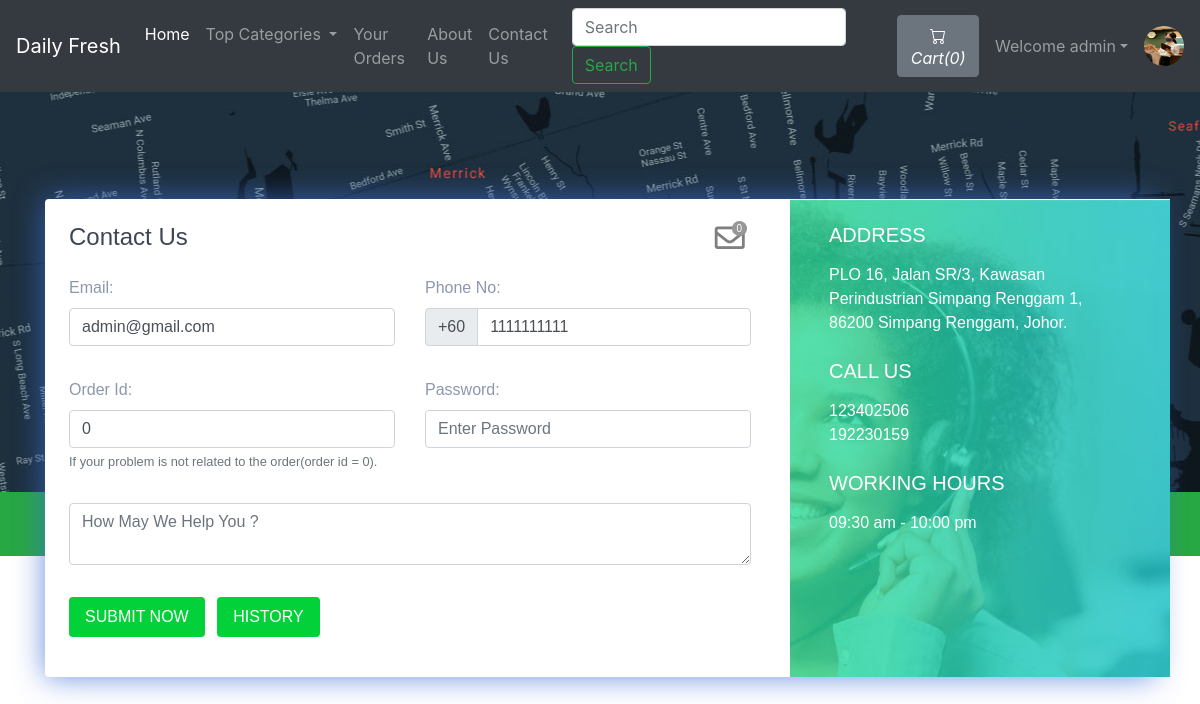
The app's page /contact.php (signed in) with its own data.
### tables this page shows
CREATE TABLE `sitedetail` (
  `tempId` int(11) NOT NULL,
  `systemName` varchar(21) NOT NULL,
  `email` varchar(35) NOT NULL,
  `contact1` bigint(21) NOT NULL,
  `contact2` bigint(21) DEFAULT NULL COMMENT 'Optional',
  `address` text NOT NULL,
  `dateTime` datetime NOT NULL DEFAULT current_timestamp()
);

CREATE TABLE `users` (
  `id` int(21) NOT NULL,
  `username` varchar(21) NOT NULL,
  `firstName` varchar(21) NOT NULL,
  `lastName` varchar(21) NOT NULL,
  `email` varchar(35) NOT NULL,
  `phone` bigint(20) NOT NULL,
  `userType` enum('0','1','2') NOT NULL DEFAULT '0' COMMENT '0=user1=admin2=staff',
  `password` varchar(255) NOT NULL,
  `verify_token` varchar(255) NOT NULL,
  `verify_status` tinyint(2) NOT NULL DEFAULT 0 COMMENT '0=no, 1=yes',
  `expDate` datetime DEFAULT NULL,
  `joinDate` datetime NOT NULL DEFAULT current_timestamp()
);

### contact.php (the view, shortened to what this page needs)
<!doctype html>
<html lang="en">
  <head>
    <link rel="stylesheet" href="https://stackpath.bootstrapcdn.com/bootstrap/4.5.0/css/bootstrap.min.css">
    <link rel="stylesheet" href="https://use.fontawesome.com/releases/v5.8.2/css/all.css">
  </head>
  <body>
  <?php include 'partials/_dbconnect.php';?>
  <?php include 'partials/_nav.php';?>
      <div class="contact2" style="background-image:url(img/map.jpg);height: 400px;" id="contact">
        <div class="container">
          <div class="row contact-container">
            <div class="col-lg-12">
              <div class="card card-shadow border-0 mb-4">
                <div class="row">
                  <div class="col-lg-8">
                    <div class="contact-box p-4">
                      <div class="row">
                        <div class="col-lg-8">
                          <h4 class="title">Contact Us</h4>
                        </div>
                        <?php if($loggedin){ ?>
                          <div class="col-lg-4">
                            <div class="icon-badge-container mx-1" style="padding-left: 167px;">
                              <a href="#" data-toggle="modal" data-target="#adminReply"><i class="far fa-envelope icon-badge-icon"></i></a>
                              <div class="icon-badge"><b><span id="totalMessage">0</span></b></div>
                            </div>
                          </div>
                        <?php } ?>
                      </div>
                      <?php
                          $passSql = "SELECT * FROM users WHERE id='$userId'";
                          $passResult = mysqli_query($conn, $passSql);
                          $passRow=mysqli_fetch_assoc($passResult);
                          $email = $passRow['email'];
                          $phone = $passRow['phone'];
                      ?>
                      <form action="partials/_manageContactUs.php" method="POST">
                        <div class="row">
                          <div class="col-lg-6">
                            <div class="form-group mt-3">
                                <b><label for="email">Email:</label></b>
                                <input type="email" class="form-control" id="email" name="email" placeholder="Enter Your Email" required value="<?php echo $email ?>">
                            </div>
                          </div>
                          <div class="col-lg-6">
                            <div class="form-group mt-3">
                                <b><label for="phone">Phone No:</label></b>
                                <div class="input-group mb-3">
                                    <div class="input-group-prepend">
                                      <span class="input-group-text" id="basic-addon">+60</span>
                                    </div>
                                    <input type="tel" class="form-control" id="phone" name="phone" aria-describedby="basic-addon" placeholder="Enter Your Phone Number" required pattern="[0-9]{9-10}" value="<?php echo $phone ?>">
                                </div>
                            </div>
                          </div>
                          <div class="col-lg-6">
                            <div class="form-group mt-3">
                              <b><label for="orderId">Order Id:</label></b>
                              <input class="form-control" type="text" id="orderId" name="orderId" placeholder="Order Id" value="0">
                              <small id="orderIdHelp" class="form-text text-muted">If your problem is not related to the order(order id = 0).</small>
                            </div>
                          </div>
                          <div class="col-lg-6">
                            <div class="form-group mt-3">
                              <b><label for="password">Password:</label></b>
                              <input class="form-control" id="password" name="password" placeholder="Enter Password" type="password" placeholder="Enter Your Password" required data-toggle="password">
                            </div>
                          </div>
                          <div class="col-lg-12">
                            <div class="form-group  mt-3">
                                <textarea class="form-control" id="message" name="message" rows="2" required minlength="6" placeholder="How May We Help You ?"></textarea>
                            </div>
                          </div>
                          <?php if($loggedin){ ?>
                            <div class="col-lg-12">
                              <button type="submit" class="btn btn-danger-gradiant mt-3 mb-3 text-white border-0 py-2 px-3"><span> SUBMIT NOW <i class="ti-arrow-right"></i></span></button>
                              <button type="button" class="btn btn-danger-gradiant mt-3 mb-3 text-white border-0 py-2 px-3 mx-2" data-toggle="modal" data-target="#history"><span> HISTORY <i class="ti-arrow-right"></i></span></button>
                            </div>
                          <?php } ?>
                        </div>
                      </form>
                    </div>
                  </div>
                  <?php
                    $sql = "SELECT * FROM `sitedetail`";
                    $result = mysqli_query($conn, $sql);
                    $row = mysqli_fetch_assoc($result);
                    $address = $row['address'];
                    $contact1 = $row['contact1'];
                    $contact2 = $row['contact2'];
                    echo '<div class="col-lg-4 bg-image" style="background-image:url(img/contact.jpg)">
                          <div class="detail-box p-4">
                            <h5 class="text-white font-weight-light mb-3">ADDRESS</h5>
                            <p class="text-white op-7">' .$address. '</p>
                            <h5 class="text-white font-weight-light mb-3 mt-4">CALL US</h5>
                            <p class="text-white op-7">' .$contact1. '
                              <br> ' .$contact2. '</p>
							  <h5 class="text-white font-weight-light mb-3 mt-4">WORKING HOURS</h5>
                            <p class="text-white op-7">
                              09:30 am - 10:00 pm</p>
                          </div>
                        </div>';
                  ?>
                </div>
              </div>
            </div>
          </div>
        </div>
      </div>
  <?php include 'partials/_footer.php';?>
  </body>
</html>

### partials/_nav.php (shortened to what this page needs)
<?php
if(isset($_SESSION['loggedin']) && $_SESSION['loggedin']==true){
  $loggedin= true;
  $userId = $_SESSION['userId'];
  $username = $_SESSION['username'];
}
else{
  $loggedin = false;
  $userId = 0;
}
$sql = "SELECT * FROM `sitedetail`";
$result = mysqli_query($conn, $sql);
$row = mysqli_fetch_assoc($result);
$systemName = $row['systemName'];
echo '<nav class="navbar navbar-expand-lg navbar-dark bg-dark">
      <a class="navbar-brand" href="index.php">'.$systemName.'</a>
      <button class="navbar-toggler" type="button" data-toggle="collapse" data-target="#navbarSupportedContent" aria-controls="navbarSupportedContent" aria-expanded="false" aria-label="Toggle navigation">
        <span class="navbar-toggler-icon"></span>
      </button>
      <div class="collapse navbar-collapse" id="navbarSupportedContent">
        <ul class="navbar-nav mr-auto">
          <li class="nav-item active">
            <a class="nav-link" href="index.php">Home <span class="sr-only">(current)</span></a>
          </li>
          <li class="nav-item dropdown">
            <a class="nav-link dropdown-toggle" href="#" id="navbarDropdown" role="button" data-toggle="dropdown" aria-haspopup="true" aria-expanded="false">
              Top Categories
            </a>
            <div class="dropdown-menu" aria-labelledby="navbarDropdown">';
            echo '</div>
          </li>
          <li class="nav-item">
            <a class="nav-link" href="viewOrder.php">Your Orders</a>
          </li>
          <li class="nav-item">
            <a class="nav-link" href="about.php">About Us</a>
          </li>
          <li class="nav-item">
            <a class="nav-link" href="contact.php">Contact Us</a>
          </li>
        </ul>
        <form method="get" action="/DailyFreshOrderingSystem/search.php" class="form-inline my-2 my-lg-0 mx-3">
          <input class="form-control mr-sm-2" type="search" name="search" id="search" placeholder="Search" aria-label="Search" required>
          <button class="btn btn-outline-success my-2 my-sm-0" type="submit">Search</button>
        </form>';
        $countsql = "SELECT SUM(`itemQuantity`) FROM `viewcart` WHERE `userId`=$userId";
        $countresult = mysqli_query($conn, $countsql);
        $countrow = mysqli_fetch_assoc($countresult);
        $count = $countrow['SUM(`itemQuantity`)'];
        if(!$count) {
          $count = 0;
        }
        echo '<a href="viewCart.php"><button type="button" class="btn btn-secondary mx-2" title="MyCart">
          <svg xmlns="img/cart.svg" width="16" height="16" fill="currentColor" class="bi bi-cart" viewBox="0 0 16 16">
            <path d="M0 1.5A.5.5 0 0 1 .5 1H2a.5.5 0 0 1 .485.379L2.89 3H14.5a.5.5 0 0 1 .491.592l-1.5 8A.5.5 0 0 1 13 12H4a.5.5 0 0 1-.491-.408L2.01 3.607 1.61 2H.5a.5.5 0 0 1-.5-.5zM3.102 4l1.313 7h8.17l1.313-7H3.102zM5 12a2 2 0 1 0 0 4 2 2 0 0 0 0-4zm7 0a2 2 0 1 0 0 4 2 2 0 0 0 0-4zm-7 1a1 1 0 1 1 0 2 1 1 0 0 1 0-2zm7 0a1 1 0 1 1 0 2 1 1 0 0 1 0-2z"/>
          </svg>
          <i class="bi bi-cart">Cart(' .$count. ')</i>
        </button></a>';
        if($loggedin){
          echo '<ul class="navbar-nav mr-2">
            <li class="nav-item dropdown">
              <a class="nav-link dropdown-toggle" href="#" id="navbarDropdown" role="button" data-toggle="dropdown"> Welcome ' .$username. '</a>
              <div class="dropdown-menu" aria-labelledby="navbarDropdown">
                <a class="dropdown-item" href="partials/_logout.php">Logout</a>
              </div>
            </li>
          </ul>
          <div class="text-center image-size-small position-relative">
            <a href="viewProfile.php"><img src="img/person-' .$userId. '.jpg" class="rounded-circle" onError="this.src = \'img/profilePic.jpg\'" style="width:40px; height:40px"></a>
          </div>';
        }
        else {
          echo '
          <button type="button" class="btn btn-success mx-2"  data-toggle="modal" data-target="#loginModal">Login</button>
          <button type="button" class="btn btn-success mx-2"  data-toggle="modal" data-target="#signupModal">SignUp</button>';
        }
  echo '</div>
    </nav>';
?>

### contact.php (style rules this page uses)
.icon-badge-container { position: absolute; }
.icon-badge-icon { font-size: 30px; color: rgb(0 0 0 / 50%); position: relative; }
.icon-badge { background-color: #979797;; font-size: 10px; color: white; text-align: center; width: 15px; height: 15px; border-radius: 49%; position: relative; top: -35px; left: 17px; }
.contact2 { font-family: "Montserrat", sans-serif; color: #8d97ad; font-weight: 300; background-position: center top; }
.contact2 h1, .contact2 h2, .contact2 h3, .contact2 h4, .contact2 h5, .contact2 h6 { color: #3e4555; }
.contact2 .bg-image { background-size: cover; position: relative; display: -webkit-box; display: -webkit-flex; display: -ms-flexbox; display: flex; }
.contact2 .card.card-shadow { -webkit-box-shadow: 0px 0px 30px rgba(115, 128, 157, 0.1); box-shadow: 0px 0px 30px rgba(61, 109, 214, 0.774); }
.contact2 .contact-container { position: relative; top: 107px; }
.contact2 .btn-danger-gradiant { background: #03D139; background: -webkit-linear-gradient(legacy-direction(to right), #03D139 0%, #03D139 100%); background: -webkit-gradient(linear, left top, right top, from(#03D139), to(#03D139)); background: -webkit-linear-gradient(left, #03D139 0%, #03D139 100%); background: -o-linear-gradient(left, #03D139 0%, #03D139 100%); background: linear-gradient(to right, #03D139 0%, #03D139 100%); }

### records on screen
sitedetail: systemName "Daily Fresh", address "PLO 16, Jalan SR/3, Kawasan Perindustrian Simpang Renggam 1, 86200 Simpang Renggam, Johor.", contact1 "123402506", contact2 "192230159"
users: email "admin@gmail.com", phone "1111111111"

### other values on screen
$count "0"
$username "admin"
